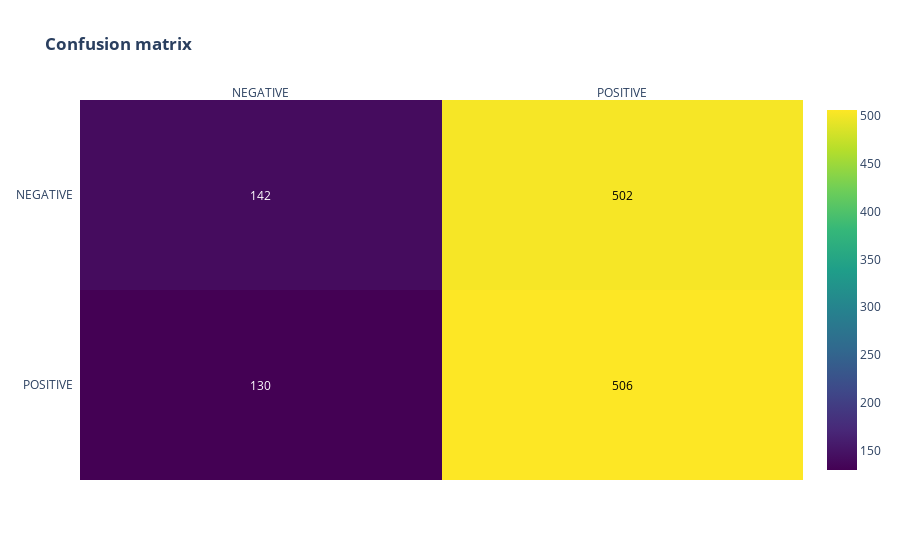

Write notebook code for a chart like this one.
### Code cell
y_preds = (model.predict(X_val) > 0.5).astype("int32")
# show_metrics(y_preds, y_val)
target_names = ['NEGATIVE', 'POSITIVE']
print(classification_report(y_val, y_preds, target_names=target_names))
print("ROC AUC score : ", round(roc_auc_score(y_val, y_preds), 3))
print("Average Precision score : ", round(average_precision_score(y_val, y_preds), 3),)
conf_matrix(metrics.confusion_matrix(y_val, y_preds))

### Figure 1 — Plotly figure (JSON) as saved in the notebook; plotly's stock layout.template omitted (floating-point values rounded to 4 significant figures)
{"data": [{"colorscale": [[0, "#440154"], [0.1111, "#482878"], [0.2222, "#3e4989"], [0.3333, "#31688e"], [0.4444, "#26828e"], [0.5556, "#1f9e89"], [0.6667, "#35b779"], [0.7778, "#6ece58"], [0.8889, "#b5de2b"], [1, "#fde725"]], "reversescale": false, "showscale": true, "type": "heatmap", "x": ["NEGATIVE", "POSITIVE"], "y": ["POSITIVE", "NEGATIVE"], "z": [[130, 506], [142, 502]]}], "layout": {"annotations": [{"font": {"color": "#FFFFFF"}, "showarrow": false, "text": "130", "x": "NEGATIVE", "xref": "x", "y": "POSITIVE", "yref": "y"}, {"font": {"color": "#000000"}, "showarrow": false, "text": "506", "x": "POSITIVE", "xref": "x", "y": "POSITIVE", "yref": "y"}, {"font": {"color": "#FFFFFF"}, "showarrow": false, "text": "142", "x": "NEGATIVE", "xref": "x", "y": "NEGATIVE", "yref": "y"}, {"font": {"color": "#000000"}, "showarrow": false, "text": "502", "x": "POSITIVE", "xref": "x", "y": "NEGATIVE", "yref": "y"}], "autosize": true, "title": {"text": "<b>Confusion matrix</b>"}, "xaxis": {"autorange": true, "dtick": 1, "gridcolor": "rgb(0, 0, 0)", "range": [-0.5, 1.5], "side": "top", "ticks": "", "type": "category"}, "yaxis": {"autorange": true, "dtick": 1, "range": [-0.5, 1.5], "ticks": "", "ticksuffix": "  ", "type": "category"}}}
